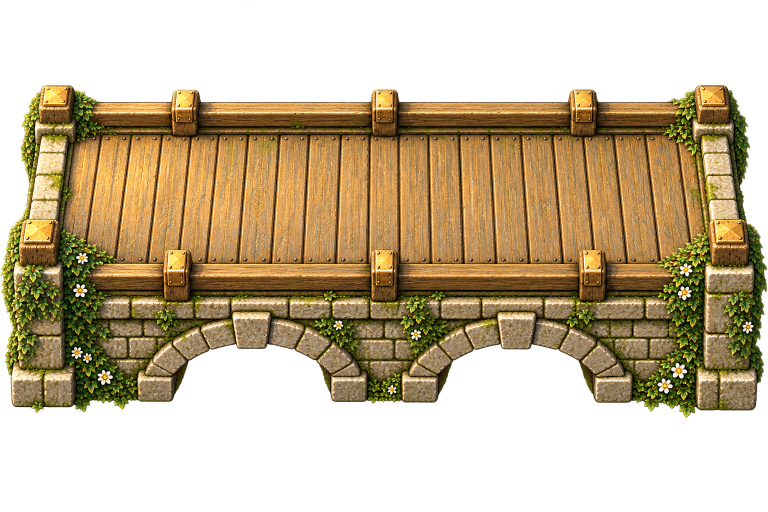
#> input picture docs/art/quarter-view-bridge/broad-deck-source.png, 1536 x 1024 px (shown at 1/2 size)
$ python prepare-quarter-view-bridge.py
#> lines starting #> are read from the running program, lines starting #| are printed output that depends on the picture; after the words box and inside, x2 and y2 are one past the last pixel; in counts of white or black regions, pixels touching at a corner belong together
"""Pack the measured horizontal quarter-view bridge without changing its physics."""
from pathlib import Path
import hashlib
import json
import numpy as np
from PIL import Image
ROOT=Path(__file__).resolve().parents[1]
SOURCE=ROOT/'docs/art/quarter-view-bridge/broad-deck-source.png'
OUTPUT=ROOT/'flutter_game/art/landscape-bridge.webp'
im=Image.open(SOURCE).convert('RGBA')
#> im is the input picture: PIL image 1536x1024 RGBA; mean R, G, B, A 102.7, 82.6, 43.1, 135.5
raw=np.array(im);raw[:,:,3][raw[:,:,3]<=3]=0
#> after `raw[:, :, 3][raw[:, :, 3] <= 3] = 0`: raw: shape (1024, 1536, 4); 1.46% of pixels changed, all inside (x1, y1, x2, y2) = (0, 0, 1536, 1024)
im=Image.fromarray(raw,'RGBA')
alpha=im.getchannel('A').getbbox()
#> alpha = (0, 168, 1536, 836)
# Complete bridge geometry and antialias fringe, not the guide's full canvas.
crop=(0,166,1536,838);padding=4
cut=im.crop(crop)
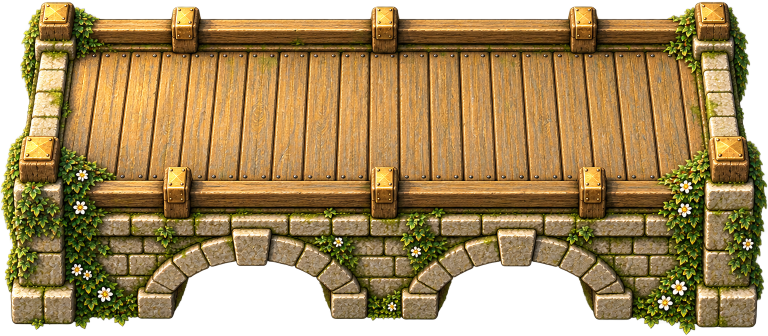
#> cut: PIL image 1536x672 RGBA (shown at 1/2 size); mean R, G, B, A 139.2, 111.9, 59.8, 206.5; transparent parts drawn white
packed=Image.new('RGBA',(cut.width+padding*2,cut.height+padding*2),(0,0,0,0))
#> packed: PIL image 1544x680 RGBA; every value is 0
packed.paste(cut,(padding,padding));packed.save(OUTPUT,quality=94,method=6)
#> after `packed.paste(cut, (padding, padding))`:
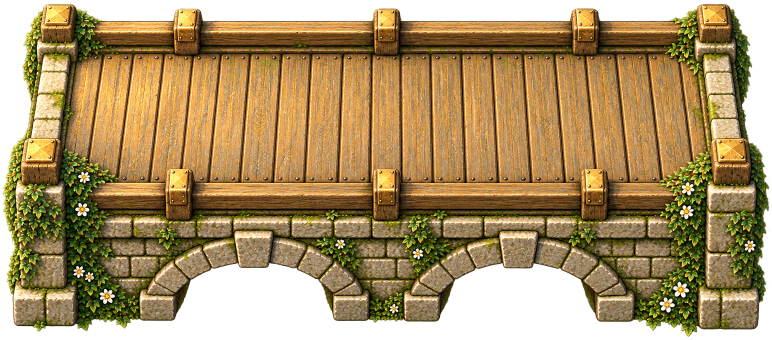
#> packed: PIL image 1544x680 RGBA (shown at 1/2 size); mean R, G, B, A 136.9, 110, 58.8, 203; transparent parts drawn white
# Ground-plane reference band includes low parapet bases and ends immediately
# before the vertical front face. It has exactly the existing 660:176 aspect.
footprint=[104,83,1424,435]
wood=[136,111,1406,368]
metadata={
 'source':'broad-deck-source.png','sourceSize':list(im.size),
 'sourceSha256':hashlib.sha256(SOURCE.read_bytes()).hexdigest(),
 'layoutGuide':'deck-layout-guide.png','alphaNoiseThreshold':3,
 'alphaBounds':list(alpha),'crop':list(crop),'transparentPadding':padding,
 'runtime':'flutter_game/art/landscape-bridge.webp','runtimeSize':list(packed.size),
 'runtimeSha256':hashlib.sha256(OUTPUT.read_bytes()).hexdigest(),
 'deckFootprint':footprint,'deckCenter':[764,259],
 'deckHorizontalSpan':1320,'deckDepth':352,'footprintAspect':3.75,
 'visibleWoodFloor':wood,
 'deckAxis':[[104,259],[1424,259]],
 'placement':'Uniform scale from logical bridge width/1320; measured deck center maps to logical bridge center. The1320x352 ground-plane band matches the unchanged660x176 collision rectangle exactly. Visible inner planks are narrower than the outer ground band because low parapets occupy its edges. Front arches extend beneath the band. No rotation or anisotropic scale.',
 'lighting':'Upper left; high quarter view with horizontal deck axis and visible front stone arches.',
 'legacySourcePreserved':'assets/landscape-bridge.webp',
 'earlierGeneratedReferences':['generated-source.png','horizontal-source.png'],
 'packing':'tools/prepare-quarter-view-bridge.py; alpha1-3 generator noise cleared, measured crop plus4px alpha margin, native pixels, WebP quality94'
}
(ROOT/'docs/art/quarter-view-bridge/provenance.json').write_text(json.dumps(metadata,indent=4)+'\n')
print(json.dumps(metadata))
#> (printed output is left out)

$ run again, with docs/art/quarter-view-bridge/generated-source.png copied over docs/art/quarter-view-bridge/broad-deck-source.png
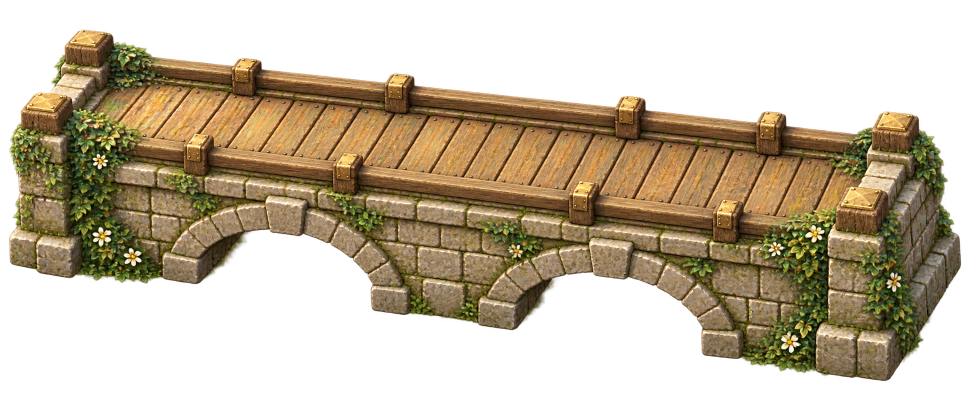
#> input picture docs/art/quarter-view-bridge/generated-source.png, 1942 x 809 px (shown at 1/2 size)
#> im is the input picture: PIL image 1942x809 RGBA; mean R, G, B, A 70, 57.1, 35.1, 126.5
#> raw: shape (809, 1942, 4); 0.94% of pixels changed, all inside (x1, y1, x2, y2) = (13, 6, 1925, 794)
#> alpha = (17, 59, 1923, 764)
#> `cut=im.crop(crop)`:
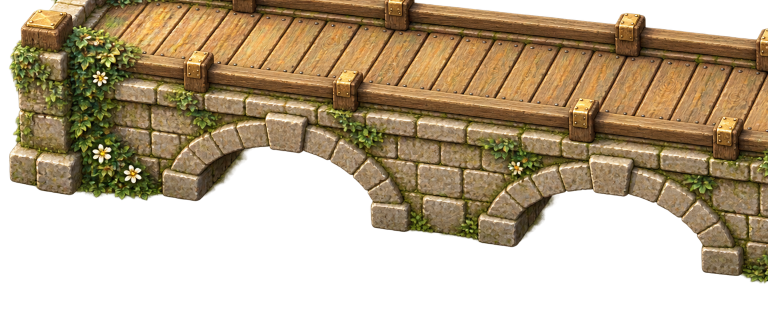
#> cut: PIL image 1536x672 RGBA (shown at 1/2 size); mean R, G, B, A 82.2, 66, 40.9, 143.7; transparent parts drawn white
#> `packed.paste(cut, (padding, padding))`:
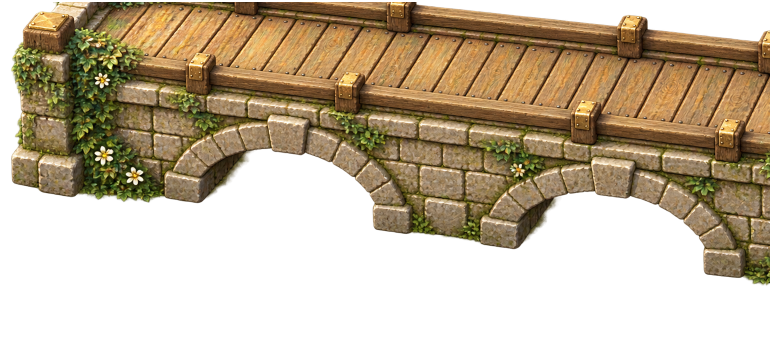
#> packed: PIL image 1544x680 RGBA (shown at 1/2 size); mean R, G, B, A 80.8, 64.9, 40.2, 141.3; transparent parts drawn white
#> (printed output is left out)
